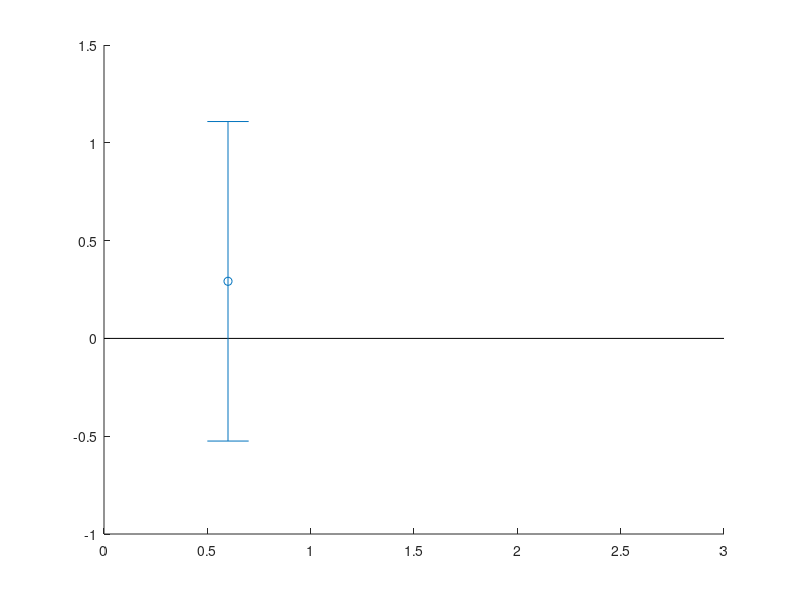

Source code (MATLAB): (Note: this script raises an error after producing the figure.)
function spaghetti_plot(varargin)
  %
  % Plots distributions side by side. The spaghetti plot can be used to plot
  % paired data.
  %
  % USAGE::
  %
  % spaghetti_plot(data, ...
  %               'spaghetti', true, ...
  %               'fontSize', 12, ...
  %               'xTickLabel', 1:2, ...
  %               'xLabel', 'x label', ...
  %               'yLabel', 'y label', ...
  %               'yMin', [], ...
  %               'yMax', [], ...
  %               'title', 'TITLE', ...
  %               'markerSize', 5, ...
  %               'color', [0 0 255]);
  %
  %
  % :param data: Data to plot. If number of colums <= 2 the mean of each column
  %              will be plotted.
  % :type data: n X m numeric data
  %
  % :param spaghetti: To use spaghetti plot or just a side by side scatter plot.
  %                   If ``false``, it requires ``shadedErrorBar`` from Matlab
  %                   Exhange.
  % :type spaghetti: logical
  %
  % :param fontSize: Default to 12
  % :type fontSize: numeric
  %
  % :param xTickLabel: Default to ``[1 2]``
  % :type xTickLabel:
  %
  % :param xLabel: defaults to ``'x label'``
  % :type xLabel: char
  %
  % :param yLabel: defaults to ``'y label'``
  % :type yLabel: char
  %
  % :param yMin: defaults to ``[]`` and will be adapted to the data
  % :type yMin: scalar
  %
  % :param yMax: defaults to ``[]`` and will be adapted to the data
  % :type yMax: scalar
  %
  % :param title: defaults to ``'TITLE'``
  % :type title: char
  %
  % :param markerSize: Default to 5
  % :type markerSize: numeric
  %
  % :param color: Defaults to ``'b'``
  % :type color:
  %
  %
  % (C) Copyright 2022 Remi Gau

  args = inputParser;
  args.CaseSensitive = false;

  addOptional(args, 'data', [], @isnumeric);
  addParameter(args, 'spaghetti', true, @islogical);
  addParameter(args, 'fontSize', 12, @isnumeric);
  addParameter(args, 'xTickLabel', 1:2);
  addParameter(args, 'xLabel', 'x label', @ischar);
  addParameter(args, 'yLabel', 'y label', @ischar);
  addParameter(args, 'yMin', [], @isnumeric);
  addParameter(args, 'yMax', [], @isnumeric);
  addParameter(args, 'title', 'TITLE', @ischar);
  addParameter(args, 'markerSize', 5, @isnumeric);
  addParameter(args, 'color', [0 0 255], @isnumeric);

  parse(args, varargin{:});

  data = args.Results.data;
  spaghetti = args.Results.spaghetti;
  fontSize = args.Results.fontSize;
  markerSize = args.Results.markerSize;

  color = args.Results.color;
  color = color / 255;

  % dummy data for standalone testing
  if isempty(data)

    close all;

    figure;

    data = randn(30, 1);
    data(:, 2) = data + randn * 0.4 + randn(30, 1) * 0.4;

  end

  % any line with a nan is skipped;
  rows_to_keep = all(~isnan(data), 2);
  data = data(rows_to_keep, :);
  if isempty(data)
    error('no data left after cleaning');
  end

  %%
  nb_cols = size(data, 2);

  yMin = args.Results.yMin;

  if isempty(yMin)
    yMin = min(data(:)) * 1.2;
  end
  if yMin > 0
    yMin = 0;
  end

  yMax = args.Results.yMax;
  if isempty(yMax)
    yMax = max(data(:)) * 1.2;
  end
  if yMax  < 0
    yMax = 0;
  end

  range = yMax - yMin;

  x_values_for_data = 1:nb_cols;
  xMin = 0.6;
  xMax = nb_cols + 0.4;

  if nb_cols <= 2
    x_values_for_mean = [0.6, 2.4];
    x_values_for_data = [1.1, 1.9];
    xMin = x_values_for_mean(1) - 0.2;
    xMax = x_values_for_mean(nb_cols) + 0.2;
  end

  if nb_cols == 1
    spaghetti = false;
    xMax = 1.6;
  end

  %%
  hold on;

  plot([0 nb_cols + 1], [0 0], 'k');

  for i_col = 1:nb_cols

    to_plot = data(:, i_col);

    if ~spaghetti
      h = plotSpread(to_plot, 'distributionIdx', ones(1, numel(to_plot)), ...
                     'distributionMarkers', {'o'}, ...
                     'distributionColors', color, ...
                     'xValues', x_values_for_data(i_col), ...
                     'showMM', 0, ...
                     'binWidth', range * 0.2, ...
                     'spreadWidth', 0.5);

      set(h{1}, ...
          'markerSize', markerSize, ...
          'MarkerEdgeColor', 'k', ...
          'MarkerFaceColor', color, ...
          'LineWidth', 2);

    end

    % plot means
    if nb_cols <= 2

      errorbar(x_values_for_mean(i_col), ...
               mean(to_plot, 'omitnan'), ...
               std(to_plot, 'omitnan'), ...
               'o', ...
               'color', color, ...
               'linewidth', 2, ...
               'markerSize', markerSize * 1.5, ...
               'MarkerEdgeColor', 'k', ...
               'MarkerFaceColor', color);

    end

  end

  if spaghetti
    lineColor = color * 1.3;
    lineColor(lineColor > 1) = 1;
    h = plot(x_values_for_data, data, 'o-');
    for i = 1:numel(h)
      set(h(i), ...
          'color', lineColor, ...
          'linewidth', 1, ...
          'MarkerSize', markerSize, ...
          'MarkerEdgeColor', 'k', ...
          'MarkerFaceColor', color);
    end
  end

  axis([xMin, xMax,  yMin, yMax]);

  abs_max = round(max(abs([yMin yMax])) * 100);
  yTickLabel = round(-2 * abs_max:abs_max / 8:abs_max * 2) / 100;

  xTickLabel = args.Results.xTickLabel;
  if isnumeric(xTickLabel)
    xTickLabel = num2cell(xTickLabel);
    xTickLabel = cellfun(@(x) num2str(x), xTickLabel, 'UniformOutput', false);
  end

  xTickLabel = strrep(xTickLabel, '_', ' ');

  set(gca, ...
      'fontSize', fontSize, ...
      'ytick', yTickLabel, 'yTickLabel', yTickLabel, ...
      'xtick', 1:nb_cols, 'xTickLabel', xTickLabel, ...
      'tickLength', [.02 .02], ...
      'tickDir', 'out');

  t = xlabel(args.Results.xLabel);
  set(t, 'fontSize', fontSize + 2);
  t = ylabel(args.Results.yLabel);
  set(t, 'fontSize', fontSize + 2);

  % any line with a nan is skipped;
  n = size(data, 1);
  t = title(sprintf('%s (n=%i)', ...
                    args.Results.title, ...
                    n));
  set(t, 'fontSize', fontSize + 4);

end
